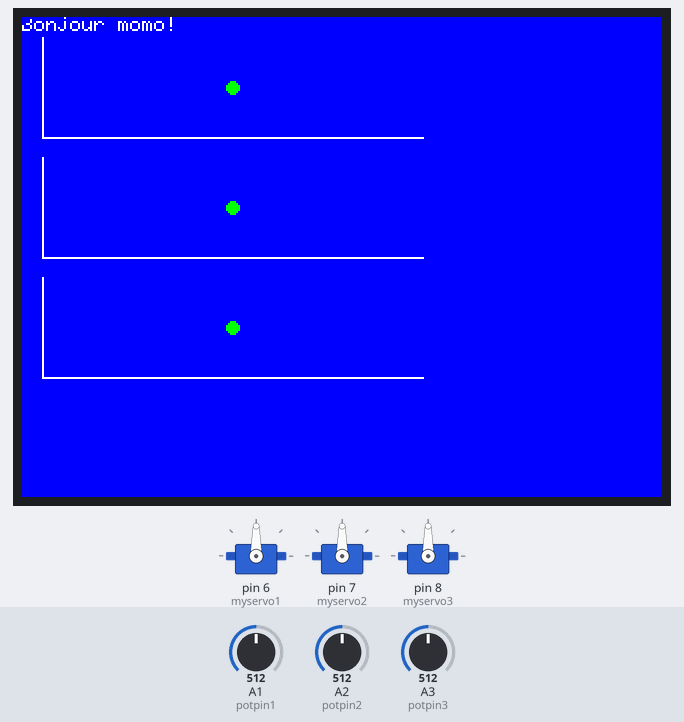
Bench run of a sketch on a simulated Arduino Mega 2560, built with avr-gcc and run on an emulated ATmega2560. Shown: 3 × servo, 320×240 colour display. The inputs (shaded band) are chosen by the test bench; at power-on: A1 (potpin1) = 512, A2 (potpin2) = 512, A3 (potpin3) = 512. What the sketch prints to the serial monitor is not drawn.

Above: at 1.4 s.
1.5 s: A1 (potpin1) set to 62
At 2.1 s:
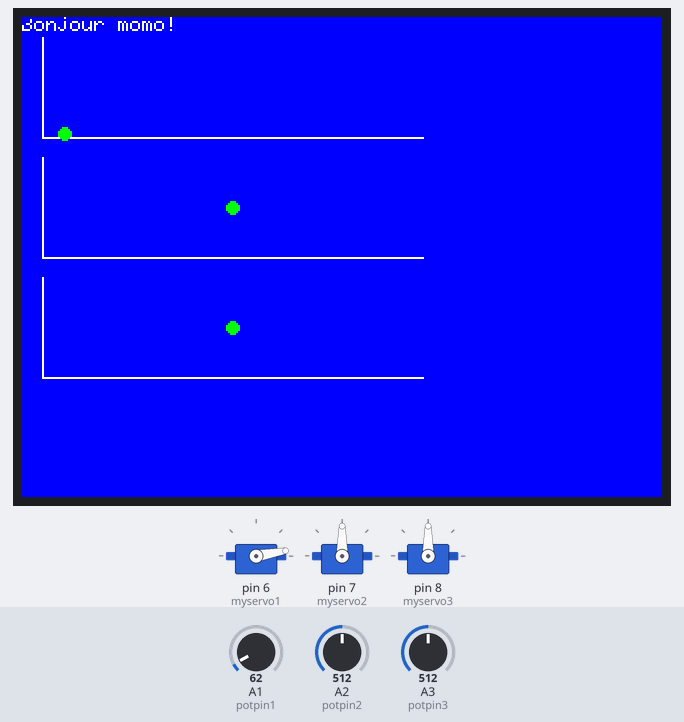
3.3 s: A1 (potpin1) set to 53
At 3.48 s:
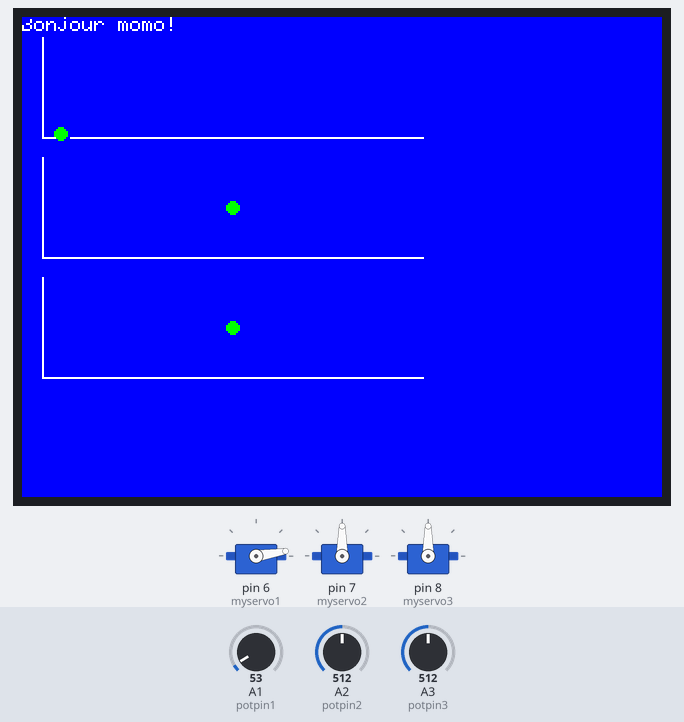
5.1 s: A2 (potpin2) set to 716
At 6.8 s:
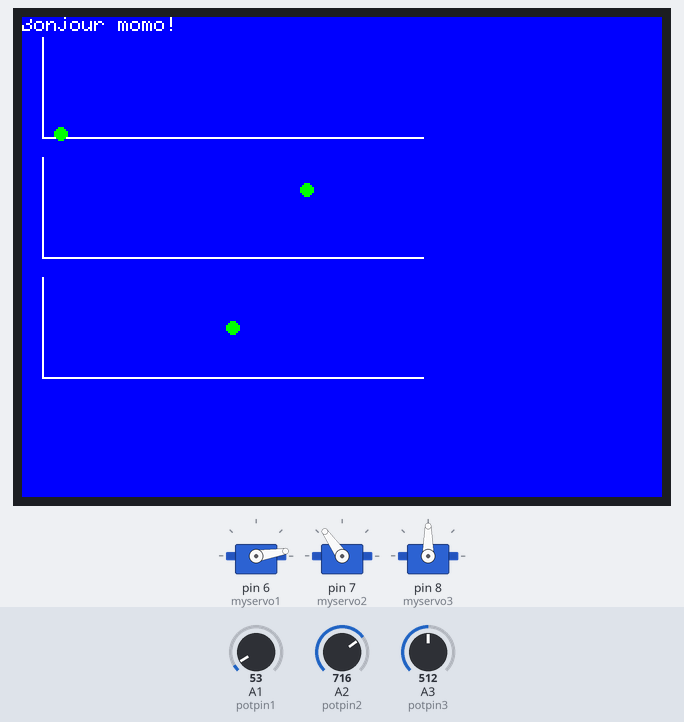
8.1 s: A3 (potpin3) set to 716
At 8.9 s:
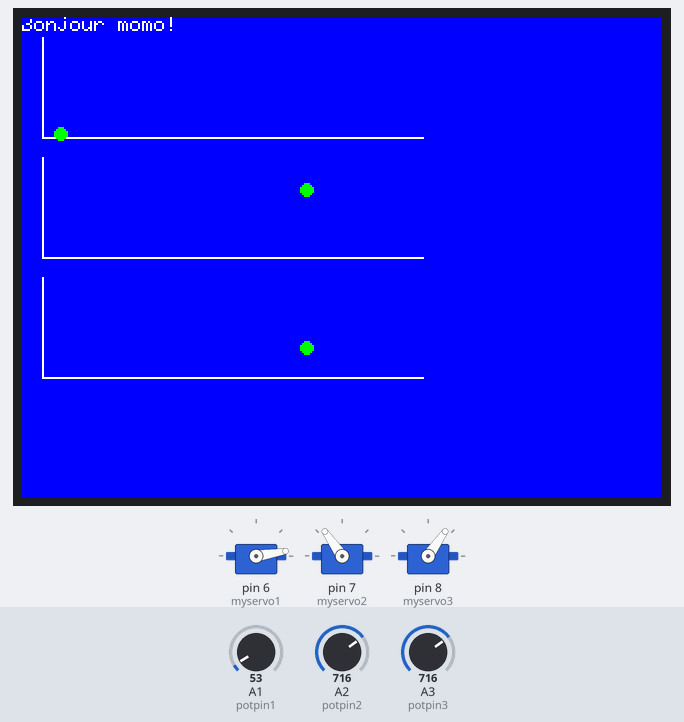
9.9 s: A2 (potpin2) set to 900
At 10.7 s:
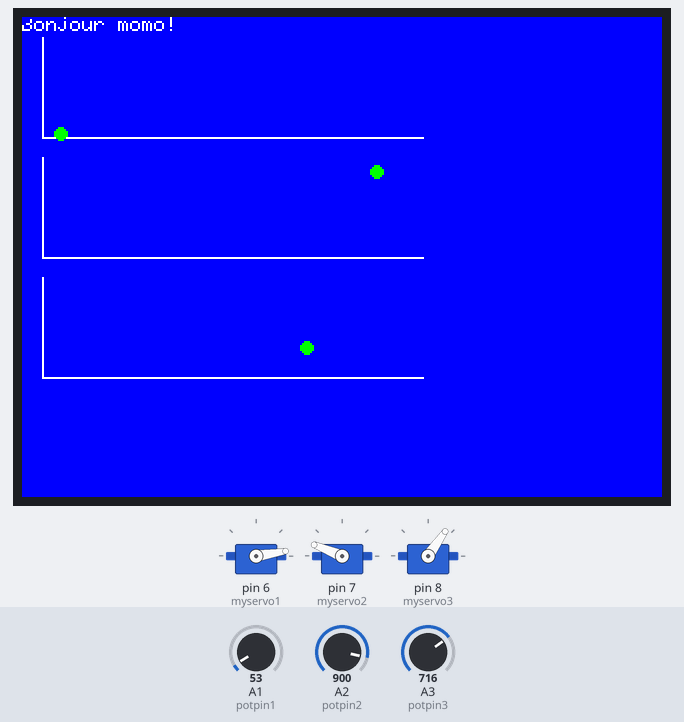
11.7 s: A3 (potpin3) set to 900
At 12.9 s:
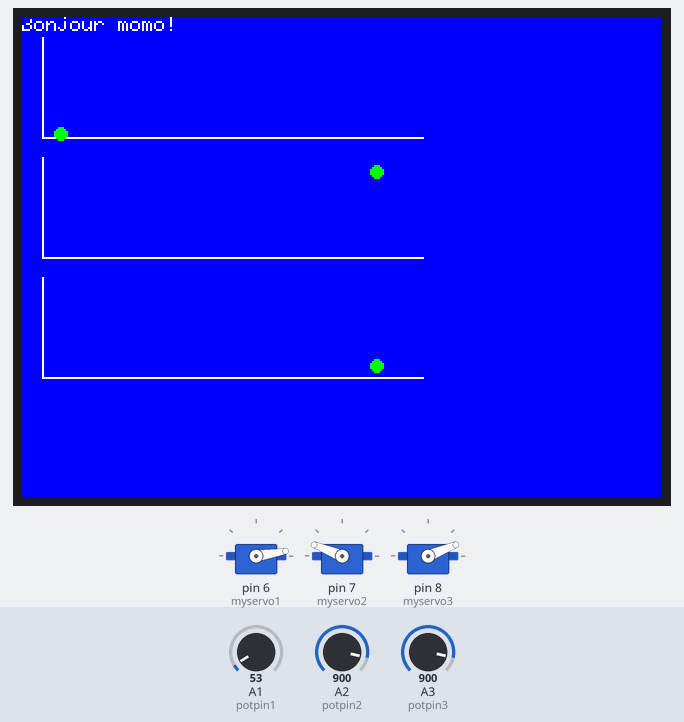
Timing chart, 0 to 14.7 s (numbered marks = the images above; inputs shaded):
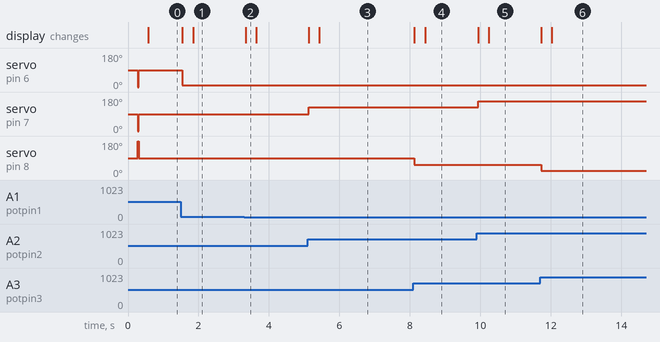

The sketch:

Knob_momo_06_melange_ecran_ILI9340_FC_2021_E.ino
```cpp
/*
 Controlling a servo position using a potentiometer (variable resistor)
 by Michal Rinott <http://people.interaction-ivrea.it/m.rinott>

 modified on 8 Nov 2013
 by Scott Fitzgerald
 http://www.arduino.cc/en/Tutorial/Knob
*/

#include <Servo.h>
#include "SPI.h"
#include "Adafruit_GFX.h"
#include "Adafruit_ILI9341.h"

#define TFT_DC 36
#define TFT_CS 38
#define TFT_MOSI MOSI
#define TFT_CLK SCK
#define TFT_MISO MISO
#define TFT_RST 32

#define SERIAL_MONITOR  0
#define ADC             1
#define SERVO           2
#define GRAPHIC         3
#define NOTHING_TO_DO   10

// Use hardware SPI (on Uno, #13, #12, #11) and the above for CS/DC
Adafruit_ILI9341 tft = Adafruit_ILI9341(TFT_CS, TFT_DC);

void plotter(int graph, int l_xp1,int l_yp1,int l_xp2,int l_yp2,int l_xp3,int l_yp3, int l_valp, int l_vals);

Servo myservo1;  // create servo object to control a servo
Servo myservo2;
Servo myservo3;

int potpin1 = A1;  // analog pin used to connect the potentiometer
int potpin2 = A2;
int potpin3 = A3;
int val1p,val2p,val3p;    // variable to read the value from the analog pin
int val1s,val2s,val3s;
int val1_aux,val2_aux,val3_aux;
static int continuer;

void setup() {
//  Serial2.begin(115200);
  Serial.begin(9600);
  //Serial.begin(9600);
  myservo1.attach(6);  // attaches the servo on pin 9 to the servo object
  myservo2.attach(7);
  myservo3.attach(8);

  tft.begin();
uint8_t x = tft.readcommand8(ILI9341_RDMODE);
  Serial.print("Display Power Mode: 0x"); Serial.println(x, HEX);
  x = tft.readcommand8(ILI9341_RDMADCTL);
  Serial.print("MADCTL Mode: 0x"); Serial.println(x, HEX);
  x = tft.readcommand8(ILI9341_RDPIXFMT);
  Serial.print("Pixel Format: 0x"); Serial.println(x, HEX);
  x = tft.readcommand8(ILI9341_RDIMGFMT);
  Serial.print("Image Format: 0x"); Serial.println(x, HEX);
  x = tft.readcommand8(ILI9341_RDSELFDIAG);
  Serial.print("Self Diagnostic: 0x"); Serial.println(x, HEX);

  tft.fillScreen(ILI9341_BLUE);
  tft.setRotation(3);
  tft.setCursor(0, 0);
  tft.setTextColor(ILI9341_WHITE);  tft.setTextSize(1);
  tft.println("Bonjour momo!");

}

void loop() {
  int
  x1=0,
  y1=0,
  x2=0,
  y2=0,
  x3=0,
  y3=0;
  static int
  x1_old=0,
  y1_old=0,
  x2_old=0,
  y2_old=0,
  x3_old=0,
  y3_old=0;
  int
  xp1=10,    yp1=60,
  xp2=10,    yp2=10,
  xp3=200,   yp3=60,

  xp4=10,    yp4=120,
  xp5=10,    yp5=70,
  xp6=200,   yp6=120,

  xp7=10,    yp7=180,
  xp8=10,    yp8=130,
  xp9=200,   yp9=180;

  static int token = NOTHING_TO_DO;

  static unsigned long previus_Millis_SERIAL_MONITOR=0;
  static unsigned long previus_Millis_ADC=0;
  static unsigned long previus_Millis_SERVO=0;
  static unsigned long previus_Millis_GRAPHIC=0;

  const long interval_SERIAL_MONITOR = 60;
  const long interval_ADC = 5;
  const long interval_SERVO = 20;
  const long interval_GRAPHIC = 20;

  unsigned long currentMillis = millis();

  if (currentMillis - previus_Millis_SERIAL_MONITOR   >= interval_SERIAL_MONITOR)       token = SERIAL_MONITOR;
  if (currentMillis - previus_Millis_ADC        >= interval_ADC)                        token = ADC;
  if (currentMillis - previus_Millis_SERVO      >= interval_SERVO)                      token = SERVO;
  if (currentMillis - previus_Millis_GRAPHIC    >= interval_GRAPHIC)                    token = GRAPHIC;

  switch (token)
  {
    case SERIAL_MONITOR:
    {
      Serial.print("min:");
      Serial.print(0);
      Serial.print(" s1:");
      Serial.print((int)val1s);
      Serial.print(" s2:");
      Serial.print((int)val2s);
      Serial.print(" s3:");
      Serial.print((int)val3s);
      Serial.print(" max:");
      Serial.println(180);
      previus_Millis_SERIAL_MONITOR = millis();
      token = NOTHING_TO_DO;
    }break;

    case ADC:
    {
        val1p = analogRead(potpin1);
        val2p = analogRead(potpin2);
        val3p = analogRead(potpin3);
        previus_Millis_ADC = millis();
        token = NOTHING_TO_DO;
    }break;


    case SERVO:
    {
        val1s = map(val1p, 0, 1023, 0, 180);
        val2s = map(val2p, 0, 1023, 0, 180);
        val3s = map(val3p, 0, 1023, 180, 0);
        myservo1.write(val1s);
        myservo2.write(val2s);
        myservo3.write(val3s);
        previus_Millis_SERVO = millis();
        token = NOTHING_TO_DO;
    }break;

    case GRAPHIC:
    {
        //plotter(int graph, int l_xp1,int l_yp1,int l_xp2,int l_yp2,int l_xp3,int l_yp3, int l_valp, int l_vals)
        plotter(1, xp1,yp1,xp2,yp2,xp3,yp3,val1p,val1s);
        plotter(2, xp4,yp4,xp5,yp5,xp6,yp6,val2p,val2s);
        plotter(3, xp7,yp7,xp8,yp8,xp9,yp9,val3p,val3s);
        previus_Millis_GRAPHIC = millis();
        token = NOTHING_TO_DO;
    }break;

    case NOTHING_TO_DO:
    {

    }break;


    default:
    {

      }break;
  }

}

void plotter(int graph, int l_xp1,int l_yp1,int l_xp2,int l_yp2,int l_xp3,int l_yp3, int l_valp, int l_vals)
{
  static int x1_old[4]={0,0,0,0};
  static int y1_old[4]={0,0,0,0};
  int l_x1,l_y1;
  tft.drawLine(l_xp2, l_yp2, l_xp1, l_yp1, ILI9341_WHITE);
  tft.drawLine(l_xp1, l_yp1, l_xp3, l_yp3, ILI9341_WHITE);
  l_x1=map(l_valp,0,1023,l_xp1,l_xp3);
  l_y1=map(l_vals,0,180,l_yp1,l_yp2);
  tft.fillCircle(x1_old[graph], y1_old[graph], 3, ILI9341_BLUE);
  tft.fillCircle(l_x1,            l_y1,            3, ILI9341_GREEN);
  x1_old[graph]=l_x1;
  y1_old[graph]=l_y1;

}
```

Measured:
- after the input at 1.5 s, servo on pin 6 (myservo1): 90° → 10° at once; the display: first changes at once (image 1 shows a later state)
- after the input at 3.3 s, servo on pin 6 (myservo1): 10° → 9° at once; the display: changes at once (image 2)
- after the input at 5.1 s, servo on pin 7 (myservo2): 90° → 125° at once; the display: first changes at once (image 3 shows a later state)
- after the input at 8.1 s, servo on pin 8 (myservo3): 90° → 55° at once; the display: first changes at once (image 4 shows a later state)
- after the input at 9.9 s, servo on pin 7 (myservo2): 125° → 158° at once; the display: first changes at once (image 5 shows a later state)
- after the input at 11.7 s, servo on pin 8 (myservo3): 55° → 22° at once; the display: first changes at once (image 6 shows a later state)
